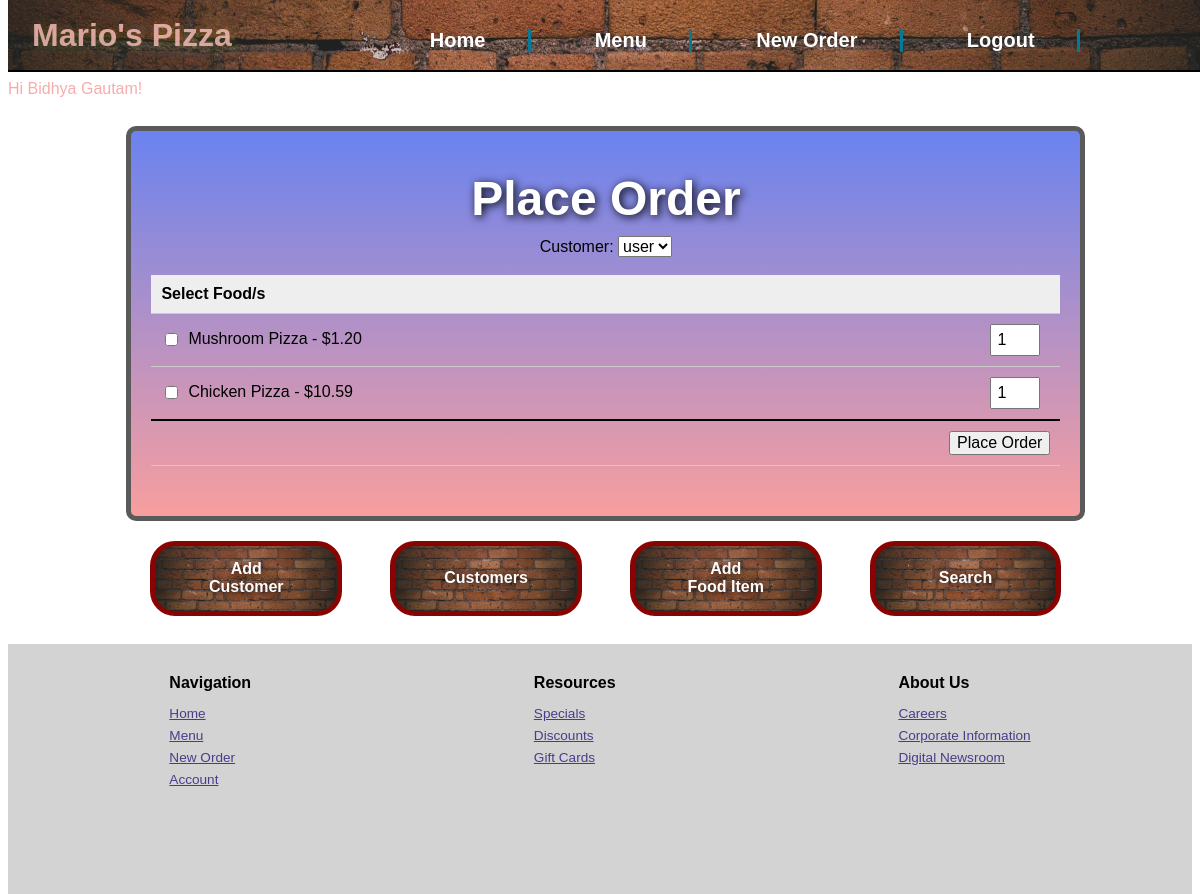
/order (signed in), run on an earlier commit of the app's database.
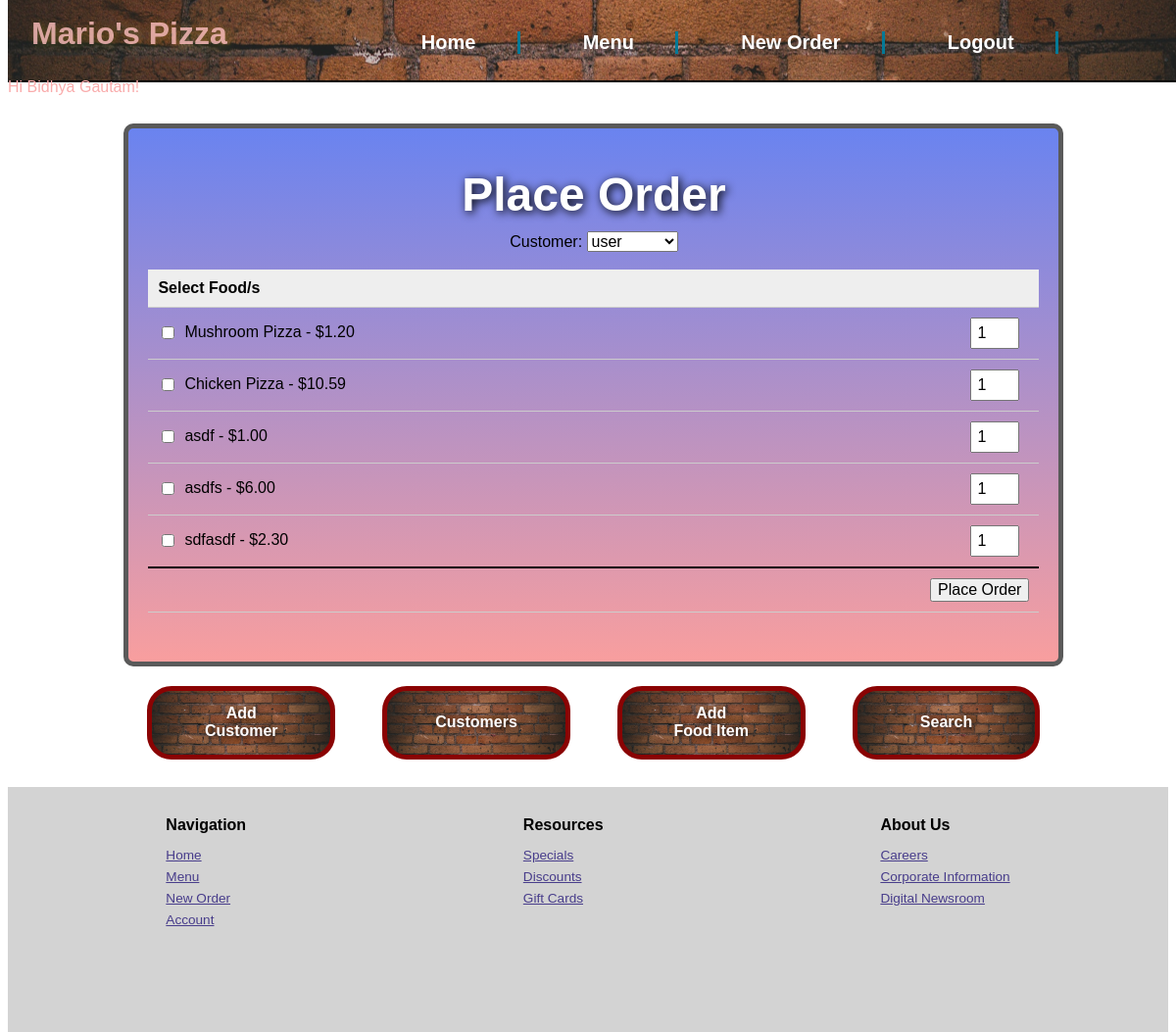
And on a later commit of the database.
### models.py (models this page shows)
class Food(db.Model):
    id = db.Column(db.Integer, primary_key=True)
    name = db.Column(db.String(50))
    price = db.Column(db.Float)
    category=db.Column(db.String(50))

### routes.py (the view, shortened to what this page needs)
@app.route('/order', methods=['POST','GET'])
@login_required
def create_order():
    if request.method=='GET':
        customers = Customer.query.filter_by(role=1) # returns all the customer in customer table excepts admins
        foods = Food.query.all() #returns all the foods in food table
        return render_template('new_order.html', customers=customers, foods=foods)

### models.py (called while the page is built)
    def is_admin(self):
        return self.role == 2

### routes.py (called while the page is built)
@login_manager.user_loader
def load_user(email):
    return Customer.query.filter_by(email=email).first()

### templates/new_order.html
{% extends 'base.html' %}
{% block content %}
        <div class="topcontainer" id="new_orderstop">
          <h2>Place Order</h2>
          <form method="post" action="{{ url_for('create_order') }}">
            {% if current_user.is_admin() %}
              <label for="customer_id">Customer:</label>
              <select name="customer_id" id="customer_id">
                {% for customer in customers %}
                  <option value="{{ customer.id }}">{{ customer.name }}</option>
                {% endfor %}
              </select><br/><br/>
            {% else %}
              Order for: {{current_user.name }}
              <input type="hidden" id="customer_id" name="customer_id" value="{{current_user.id}}" min="1"><br/>
            {% endif %}
            <table>
              <tr><th colspan="2">Select Food/s</th></tr>
            {% for food in foods %}
              <tr>
              <td class="leftAlign" style="width:20%"><input type="checkbox" id="food_{{ food.id }}" name="food_items" value="{{ food.id }}">{{ food.name }} - ${{ "{:.2f}".format(food.price) }}</td>
              <td class="leftAlign"><input type="number" id="quantity_{{ food.id }}" name="quantity_{{ food.id }}" value="1" min="1"></td>
              </tr>
            {% endfor %}
            <tr><td colspan="2" class="centerAlign"><input type="submit" value="Place Order"></td></tr>
            </table>
          </form>
        </div>
        {% endblock %}

What changed in the data, as far as the page shows it:
added Food: name "asdf", price "1.00"
added Food: name "asdfs", price "6.00"
added Food: name "sdfasdf", price "2.30"
